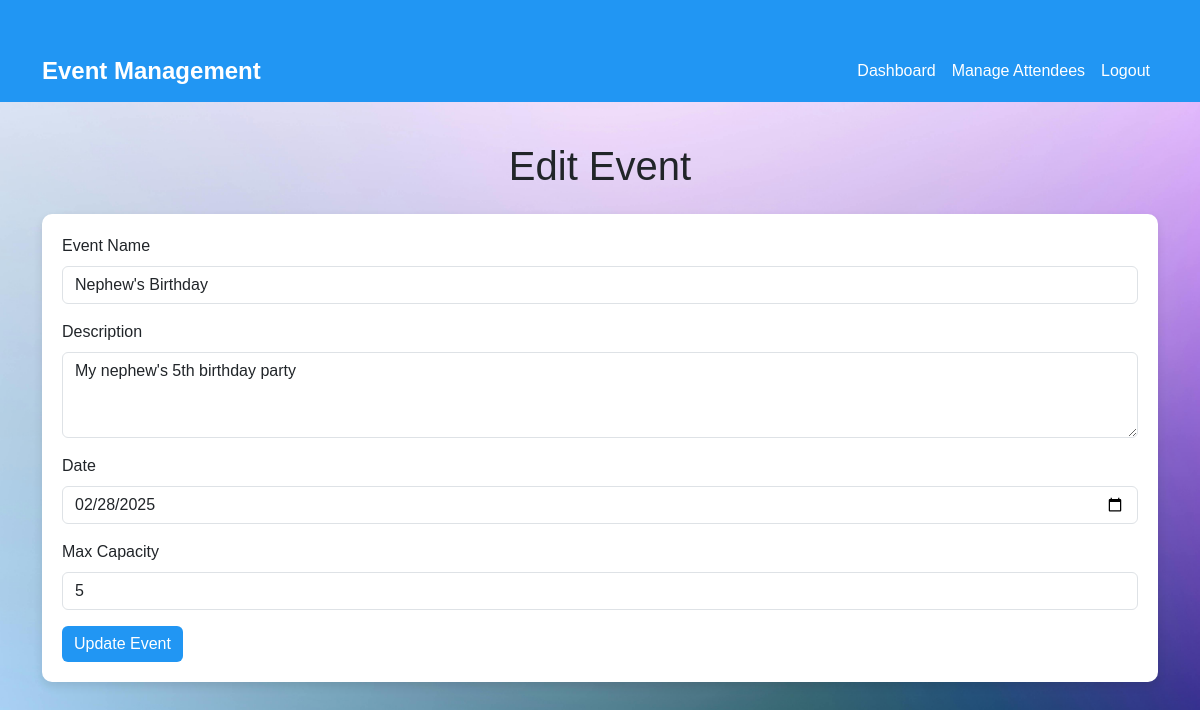
Page /edit_event.php?id=2 (signed in) on the committed database.
### tables this page shows
CREATE TABLE `events` (
  `id` int(11) NOT NULL,
  `event_name` varchar(255) DEFAULT NULL,
  `event_desc` text DEFAULT NULL,
  `event_date` date NOT NULL,
  `max_capacity` int(11) NOT NULL,
  `current_attendees` int(11) NOT NULL DEFAULT 0,
  `created_by` int(11) NOT NULL
);

### edit_event.php (the view, shortened to what this page needs)
<?php
require 'config.php';
$event_id = $_GET['id'];
$stmt = $conn->prepare("SELECT * FROM events WHERE id = ?");
$stmt->bind_param("i", $event_id);
$stmt->execute();
$result = $stmt->get_result();
$event = $result->fetch_assoc();
?>
<!DOCTYPE html>
<html lang="en">
<head>
    <link href="https://cdn.jsdelivr.net/npm/bootstrap@5.3.0/dist/css/bootstrap.min.css" rel="stylesheet">
    <link rel="stylesheet" href="assets/css/style.css">
</head>
<body>
<nav class="navbar navbar-expand-lg">
    <div class="container">
        <a class="navbar-brand" href="dashboard.php">Event Management</a>
        <div class="collapse navbar-collapse" id="navbarNav">
            <ul class="navbar-nav ms-auto">
                <li class="nav-item">
                    <a class="nav-link" href="dashboard.php">Dashboard</a>
                </li>
                <li class="nav-item">
                    <a class="nav-link" href="attendees.php">Manage Attendees</a>
                </li>
                <li class="nav-item">
                    <a class="nav-link" href="logout.php">Logout</a>
                </li>
            </ul>
        </div>
    </div>
</nav>
<div class="container">
    <h1 class="text-center mb-4">Edit Event</h1>
    <div class="form-container">
        <form action="edit_event.php?id=<?= $event_id ?>" method="POST">
            <div class="mb-3">
                <label for="event_name" class="form-label">Event Name</label>
                <input type="text" class="form-control" id="event_name" name="event_name" value="<?= htmlspecialchars($event['event_name']) ?>" required>
            </div>
            <div class="mb-3">
                <label for="event_desc" class="form-label">Description</label>
                <textarea class="form-control" id="event_desc" name="event_desc" rows="3" required><?= htmlspecialchars($event['event_desc']) ?></textarea>
            </div>
            <div class="mb-3">
                <label for="event_date" class="form-label">Date</label>
                <input type="date" class="form-control" id="event_date" name="event_date" value="<?= $event['event_date'] ?>" required>
            </div>
            <div class="mb-3">
                <label for="max_capacity" class="form-label">Max Capacity</label>
                <input type="number" class="form-control" id="max_capacity" name="max_capacity" value="<?= $event['max_capacity'] ?>" required>
            </div>
            <button type="submit" class="btn btn-custom">Update Event</button>
        </form>
    </div>
</div>
</body>
</html>

### edit_event.php (style rules this page uses)
body { background:url('assets/images/edit-event.jpg') no-repeat center center fixed; font-family: 'Arial', sans-serif; background-size: cover; position: relative; overflow: hidden; }
.navbar { background-color: #2196f3; }
.navbar-brand { color: #fff !important; font-weight: bold; font-size: 1.5rem; }
.navbar-nav .nav-link { color: #fff !important; }
.container { margin-top: 40px; }
.btn-custom { background-color: #2196f3; color: white; border: none; }
.form-container { background: white; padding: 20px; border-radius: 10px; box-shadow: 0 4px 10px rgba(0, 0, 0, 0.1); }

### rows in the picture
events: event_name "Nephew's Birthday", event_desc "My nephew's 5th birthday party", event_date "02/28/2025", max_capacity "5"
